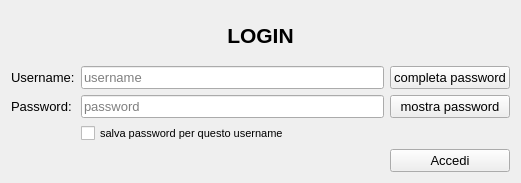
<?xml version="1.0" encoding="UTF-8"?>
<ui version="4.0">
 <class>Form</class>
 <widget class="QWidget" name="Form">
  <property name="geometry">
   <rect>
    <x>0</x>
    <y>0</y>
    <width>521</width>
    <height>183</height>
   </rect>
  </property>
  <property name="font">
   <font>
    <family>Arial</family>
    <pointsize>10</pointsize>
   </font>
  </property>
  <property name="windowTitle">
   <string>Login</string>
  </property>
  <layout class="QGridLayout" name="gridLayout">
   <item row="1" column="0">
    <widget class="QLabel" name="label">
     <property name="enabled">
      <bool>true</bool>
     </property>
     <property name="font">
      <font>
       <family>Arial</family>
       <pointsize>10</pointsize>
      </font>
     </property>
     <property name="text">
      <string>Username:</string>
     </property>
    </widget>
   </item>
   <item row="1" column="1">
    <widget class="QLineEdit" name="lineEdit">
     <property name="placeholderText">
      <string>username</string>
     </property>
     <property name="clearButtonEnabled">
      <bool>false</bool>
     </property>
    </widget>
   </item>
   <item row="3" column="0">
    <widget class="QLabel" name="label_2">
     <property name="font">
      <font>
       <family>Arial</family>
       <pointsize>10</pointsize>
      </font>
     </property>
     <property name="text">
      <string>Password:</string>
     </property>
    </widget>
   </item>
   <item row="0" column="0" colspan="3">
    <widget class="QLabel" name="label_3">
     <property name="font">
      <font>
       <family>Arial</family>
       <pointsize>16</pointsize>
       <weight>75</weight>
       <italic>false</italic>
       <bold>true</bold>
       <underline>false</underline>
       <strikeout>false</strikeout>
      </font>
     </property>
     <property name="text">
      <string>LOGIN</string>
     </property>
     <property name="alignment">
      <set>Qt::AlignCenter</set>
     </property>
    </widget>
   </item>
   <item row="1" column="2">
    <widget class="QPushButton" name="pushButton">
     <property name="sizePolicy">
      <sizepolicy hsizetype="Minimum" vsizetype="Fixed">
       <horstretch>0</horstretch>
       <verstretch>0</verstretch>
      </sizepolicy>
     </property>
     <property name="text">
      <string>completa password</string>
     </property>
    </widget>
   </item>
   <item row="3" column="1">
    <widget class="QLineEdit" name="lineEdit_2">
     <property name="font">
      <font>
       <family>Arial</family>
       <pointsize>10</pointsize>
      </font>
     </property>
     <property name="echoMode">
      <enum>QLineEdit::Password</enum>
     </property>
     <property name="placeholderText">
      <string>password</string>
     </property>
    </widget>
   </item>
   <item row="5" column="2">
    <widget class="QPushButton" name="pushButton_2">
     <property name="font">
      <font>
       <family>Arial</family>
       <pointsize>10</pointsize>
      </font>
     </property>
     <property name="text">
      <string>Accedi</string>
     </property>
    </widget>
   </item>
   <item row="3" column="2">
    <widget class="QPushButton" name="pushButton_3">
     <property name="text">
      <string>mostra password</string>
     </property>
     <property name="autoDefault">
      <bool>false</bool>
     </property>
    </widget>
   </item>
   <item row="4" column="1">
    <widget class="QCheckBox" name="checkBox">
     <property name="font">
      <font>
       <family>Arial</family>
       <pointsize>8</pointsize>
      </font>
     </property>
     <property name="text">
      <string>salva password per questo username</string>
     </property>
    </widget>
   </item>
  </layout>
 </widget>
 <resources/>
 <connections/>
</ui>
